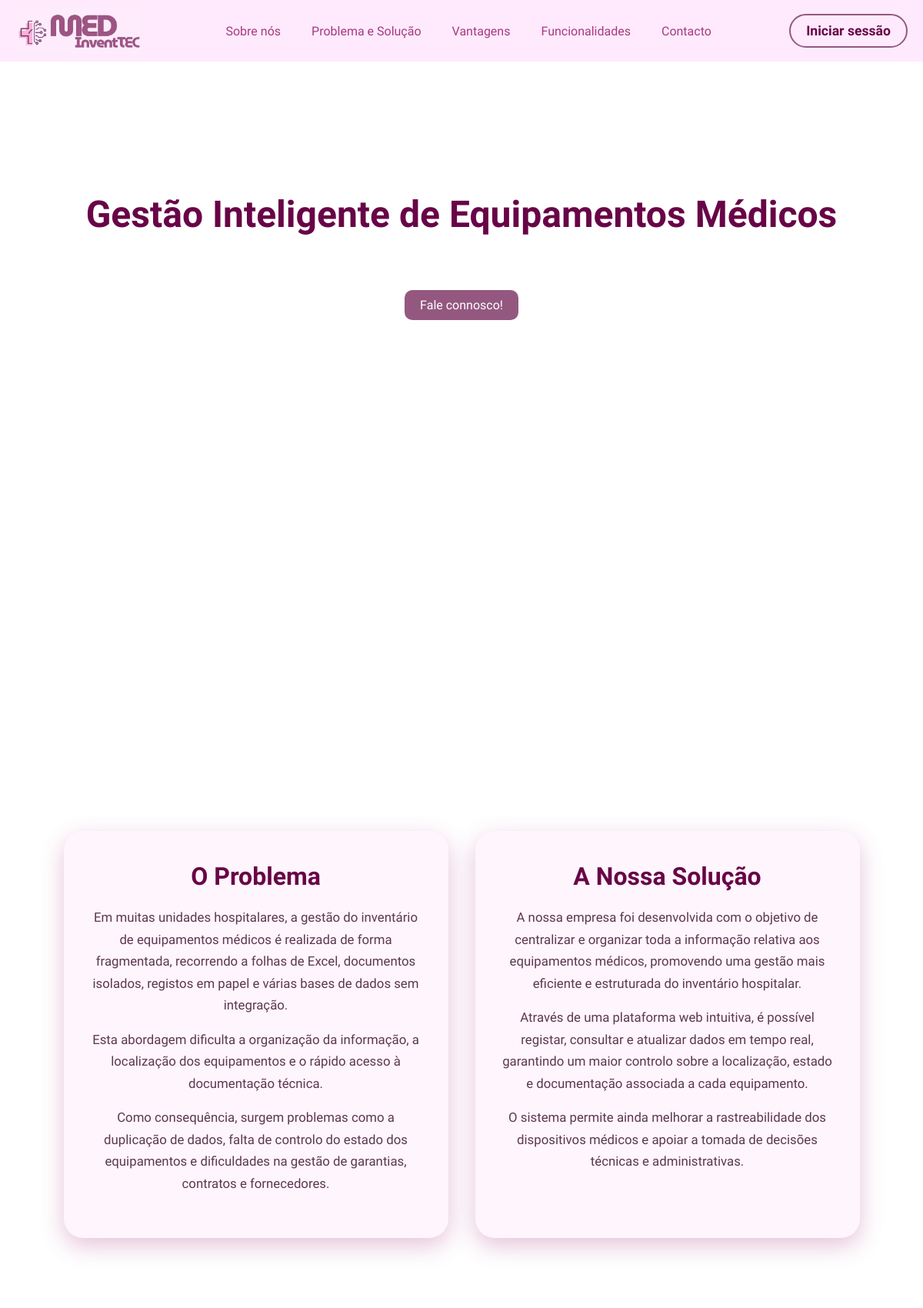
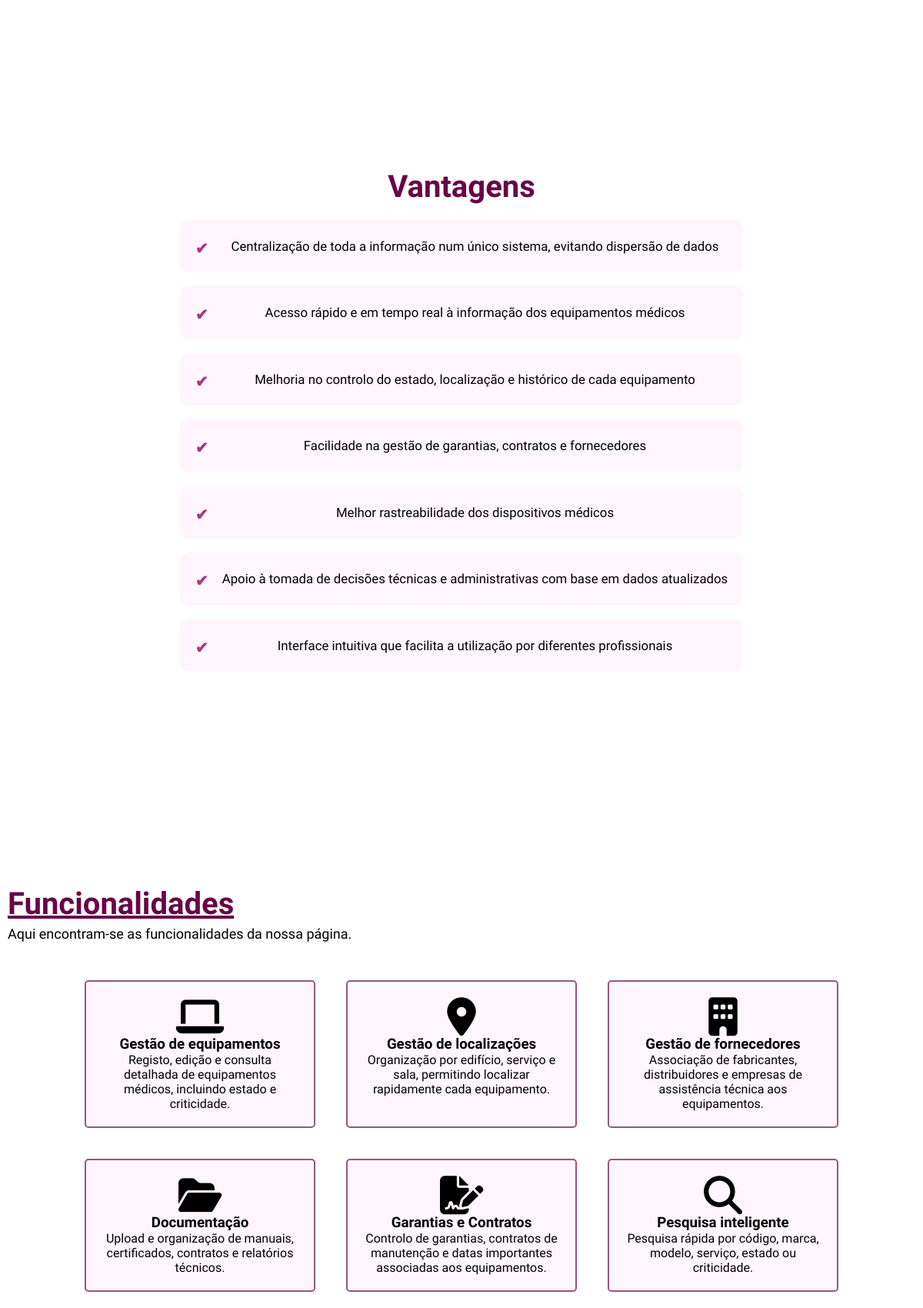
The app's page /MEDInvenTEC/public/index.php (upper part) with its own data (2 pictures, top to bottom).
### tables this page shows
CREATE TABLE `gestao_problema_solucao` (
  `id` int PRIMARY KEY AUTO_INCREMENT,
  `menu_problema_solucao` varchar(100),
  `titulo1` varchar(255),
  `paragrafo1` text,
  `paragrafo2` text,
  `paragrafo3` text,
  `titulo2` varchar(255),
  `paragrafo1_vant` text,
  `paragrafo2_vant` text,
  `paragrafo3_vant` text,
  `data_criacao` datetime,
  `data_ultima_alteracao` datetime
);

CREATE TABLE `gestao_vantagens` (
  `id` int PRIMARY KEY AUTO_INCREMENT,
  `menu_vantagens` varchar(100),
  `titulo` varchar(255),
  `data_criacao` datetime,
  `data_ultima_alteracao` datetime
);

CREATE TABLE `gestao_funcionalidades` (
  `id` int PRIMARY KEY AUTO_INCREMENT,
  `menu_funcionalidades` varchar(100),
  `titulo` varchar(255),
  `texto_introdutorio` text,
  `data_criacao` datetime,
  `data_ultima_alteracao` datetime
);

CREATE TABLE `gestao_contacto` (
  `id` int PRIMARY KEY AUTO_INCREMENT,
  `menu_contacto` varchar(100),
  `titulo` varchar(255),
  `texto_introdutorio` text,
  `etiqueta1` varchar(100),
  `etiqueta2` varchar(100),
  `etiqueta3` varchar(100),
  `texto_botao` varchar(100),
  `data_criacao` datetime,
  `data_ultima_alteracao` datetime
);

CREATE TABLE `vantagens` (
  `id` int PRIMARY KEY AUTO_INCREMENT,
  `gestao_vantagens_id` int NOT NULL,
  `vantagem` text
);

CREATE TABLE `funcionalidades` (
  `id` int PRIMARY KEY AUTO_INCREMENT,
  `gestao_funcionalidades_id` int NOT NULL,
  `icone` varchar(100),
  `titulo_funcionalidade` varchar(255),
  `descricao` text
);

### MEDInvenTEC/public/index.php (the view, shortened to what this page needs)
<?php
try {
    $ligacao = new PDO(
        "mysql:host=" . MYSQL_HOST . ";port=" . MYSQL_PORT . ";dbname=" . MYSQL_DATABASE . ";charset=utf8",
        MYSQL_USERNAME,
        MYSQL_PASSWORD
    );
    $ligacao->setAttribute(PDO::ATTR_ERRMODE, PDO::ERRMODE_EXCEPTION);
    $sobreNos        = $ligacao->query("SELECT * FROM gestao_sobre_nos WHERE id=1")->fetch(PDO::FETCH_OBJ);
    $problemaSolucao = $ligacao->query("SELECT * FROM gestao_problema_solucao WHERE id=1")->fetch(PDO::FETCH_OBJ);
    $vantagens_hdr   = $ligacao->query("SELECT * FROM gestao_vantagens WHERE id=1")->fetch(PDO::FETCH_OBJ);
    $vantagens       = $ligacao->query("SELECT * FROM vantagens WHERE gestao_vantagens_id=1")->fetchAll(PDO::FETCH_OBJ);
    $func_hdr        = $ligacao->query("SELECT * FROM gestao_funcionalidades WHERE id=1")->fetch(PDO::FETCH_OBJ);
    $funcionalidades = $ligacao->query("SELECT * FROM funcionalidades WHERE gestao_funcionalidades_id=1")->fetchAll(PDO::FETCH_OBJ);
    $contacto        = $ligacao->query("SELECT * FROM gestao_contacto WHERE id=1")->fetch(PDO::FETCH_OBJ);
} catch (PDOException $e) {
    $sobreNos = $problemaSolucao = $vantagens_hdr = $func_hdr = $contacto = $rodape = null;
    $vantagens = $funcionalidades = [];
}
?>
<!DOCTYPE html>
<html lang="pt">
    <head>
        <link rel="stylesheet" href="../assets/fontawesome/all.min.css">
        <link rel="stylesheet" href="../assets/css/1240811.css">
    </head>
    <body>
        <nav class="bng-navbar">
            <div class="logo-container">
                <img src="../assets/img/Imagem 5.png" alt="Logo da empresa">
            </div>
            <div class="container-navegacao">
                <a href="#sobre-nos"><?= htmlspecialchars($sobreNos->menu_sobre_nos ?? 'Sobre nós') ?></a>
                <a href="#problema-solucao"><?= htmlspecialchars($problemaSolucao->menu_problema_solucao ?? 'Problema e Solução') ?></a>
                <a href="#vantagens"><?= htmlspecialchars($vantagens_hdr->menu_vantagens ?? 'Vantagens') ?></a>
                <a href="#funcionalidades"><?= htmlspecialchars($func_hdr->menu_funcionalidades ?? 'Funcionalidades') ?></a>
                <a href="#contacto"><?= htmlspecialchars($contacto->menu_contacto ?? 'Contacto') ?></a>
            </div>
            <div class="nav-cliente">
                <a href="login.php" target="_blank">Iniciar sessão</a>
            </div>
        </nav>
        <section class="container-texto-generico" id="sobre-nos">
            <div class="sobre-nos-content">
                <h1><?= htmlspecialchars($sobreNos->titulo ?? 'Gestão Inteligente de Equipamentos Médicos') ?></h1>
                <a href="#contacto" class="button"><?= htmlspecialchars($sobreNos->texto_botao ?? 'Fale connosco!') ?></a>
            </div>
        </section>
        <section class="container-texto-generico" id="problema-solucao">
            <div class="problema-solucao-content">
                <h2><?= htmlspecialchars($problemaSolucao->titulo1 ?? 'O Problema') ?></h2>
                <p><?= htmlspecialchars($problemaSolucao->paragrafo1 ?? '') ?></p>
                <p><?= htmlspecialchars($problemaSolucao->paragrafo2 ?? '') ?></p>
                <p><?= htmlspecialchars($problemaSolucao->paragrafo3 ?? '') ?></p>
            </div>
            <div class="problema-solucao-content">
                <h2><?= htmlspecialchars($problemaSolucao->titulo2 ?? 'A Nossa Solução') ?></h2>
                <p><?= htmlspecialchars($problemaSolucao->paragrafo1_vant ?? '') ?></p>
                <p><?= htmlspecialchars($problemaSolucao->paragrafo2_vant ?? '') ?></p>
                <p><?= htmlspecialchars($problemaSolucao->paragrafo3_vant ?? '') ?></p>
            </div>
        </section>
        <section class="container-texto-generico" id="vantagens">
            <div class="vantagens-content">
                <h2><?= htmlspecialchars($vantagens_hdr->titulo ?? 'Vantagens') ?></h2>
                <ul>
                    <?php foreach ($vantagens as $v): ?>
                    <li><?= htmlspecialchars($v->vantagem) ?></li>
                    <?php endforeach; ?>
                </ul>
            </div>
        </section>
        <section id="funcionalidades">
            <h2><?= htmlspecialchars($func_hdr->titulo ?? 'Funcionalidades') ?></h2>
            <p><?= htmlspecialchars($func_hdr->texto_introdutorio ?? '') ?></p>
            <div class="funcionalidades-container">
                <?php foreach ($funcionalidades as $f): ?>
                <div class="funcionalidades-content">
                    <i class="<?= htmlspecialchars($f->icone) ?>"></i>
                    <h3><?= htmlspecialchars($f->titulo_funcionalidade) ?></h3>
                    <p><?= htmlspecialchars($f->descricao) ?></p>
                </div>
                <?php endforeach; ?>
            </div>
        </section>
    </body>
</html>

### records on screen
gestao_problema_solucao: menu_problema_solucao "Problema e Solução", titulo1 "O Problema", paragrafo1 "Em muitas unidades hospitalares, a gestão do inventário de equipamentos médicos é realizada de forma fragmentada, recorrendo a folhas de Excel, documentos isolados, registos em papel e várias bases de dados sem integração.", paragrafo2 "Esta abordagem dificulta a organização da informação, a localização dos equipamentos e o rápido acesso à documentação técnica.", paragrafo3 "Como consequência, surgem problemas como a duplicação de dados, falta de controlo do estado dos equipamentos e dificuldades na gestão de garantias, contratos e fornecedores.", titulo2 "A Nossa Solução", paragrafo1_vant "A nossa empresa foi desenvolvida com o objetivo de centralizar e organizar toda a informação relativa aos equipamentos médicos, promovendo uma gestão mais eficiente e estruturada do inventário hospitalar.", paragrafo2_vant "Através de uma plataforma web intuitiva, é possível registar, consultar e atualizar dados em tempo real, garantindo um maior controlo sobre a localização, estado e documentação associada a cada equipamento.", paragrafo3_vant "O sistema permite ainda melhorar a rastreabilidade dos dispositivos médicos e apoiar a tomada de decisões técnicas e administrativas."
gestao_vantagens: menu_vantagens "Vantagens", titulo "Vantagens"
gestao_funcionalidades: menu_funcionalidades "Funcionalidades", titulo "Funcionalidades", texto_introdutorio "Aqui encontram-se as funcionalidades da nossa página."
gestao_contacto: menu_contacto "Contacto"
vantagens: vantagem "Centralização de toda a informação num único sistema, evitando dispersão de dados"
vantagens: vantagem "Acesso rápido e em tempo real à informação dos equipamentos médicos"
vantagens: vantagem "Melhoria no controlo do estado, localização e histórico de cada equipamento"
vantagens: vantagem "Facilidade na gestão de garantias, contratos e fornecedores"
vantagens: vantagem "Melhor rastreabilidade dos dispositivos médicos"
vantagens: vantagem "Apoio à tomada de decisões técnicas e administrativas com base em dados atualizados"
vantagens: vantagem "Interface intuitiva que facilita a utilização por diferentes profissionais"
funcionalidades: titulo_funcionalidade "Gestão de equipamentos", descricao "Registo, edição e consulta detalhada de equipamentos médicos, incluindo estado e criticidade."
funcionalidades: titulo_funcionalidade "Gestão de localizações", descricao "Organização por edifício, serviço e sala, permitindo localizar rapidamente cada equipamento."
funcionalidades: titulo_funcionalidade "Gestão de fornecedores", descricao "Associação de fabricantes, distribuidores e empresas de assistência técnica aos equipamentos."
funcionalidades: titulo_funcionalidade "Documentação", descricao "Upload e organização de manuais, certificados, contratos e relatórios técnicos."
funcionalidades: titulo_funcionalidade "Garantias e Contratos", descricao "Controlo de garantias, contratos de manutenção e datas importantes associadas aos equipamentos."
funcionalidades: titulo_funcionalidade "Pesquisa inteligente", descricao "Pesquisa rápida por código, marca, modelo, serviço, estado ou criticidade."

### other values on screen
$sobreNos->menu_sobre_nos "Sobre nós"
$sobreNos->titulo "Gestão Inteligente de Equipamentos Médicos"
$sobreNos->texto_botao "Fale connosco!"
